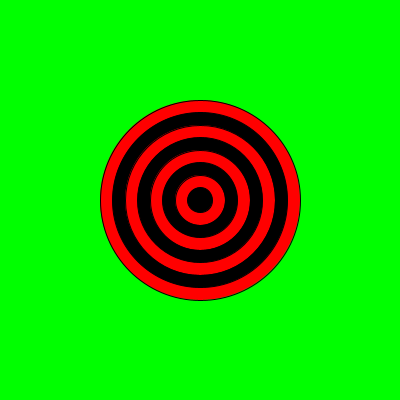
Frame 1 (no input)
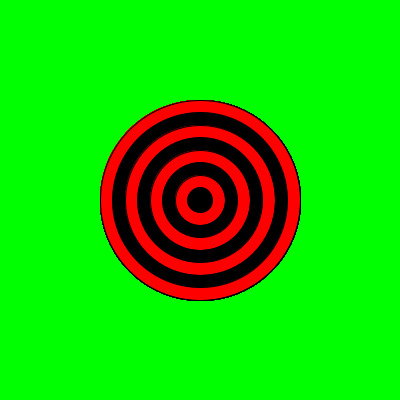
Frame 60 (the mouse pressed at the canvas centre just before this capture)
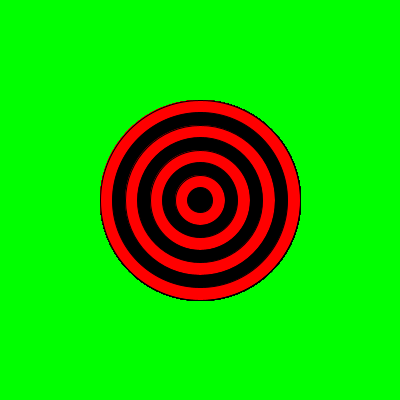
Frame 120 (the mouse held since frame 60 and released just before this capture)

The Processing sketch that drew these frames (run headless with seeded random() and noise(); from frame 60 on, the mouse is pressed at the canvas centre):

// Processing sketch: bullseye
// ── bullseye.pde

void setup() {
 
  // set the size of your sketch
  size(400,400);
  background(0,255,0,100);
  
}

void draw() {
  //Starting with the largest ellipse, use a for loop to draw a bullseye with ellipses.
  int i;
  for(i=0; i<=7; i++) {
    int x = 200-i*25;
    int y = 200-i*25;
    if(i % 2 == 0) {
      fill(255,0,0,500);
      
    }
    else {
      fill(0,0,0,500);
    }
    ellipse(200,200,x,y);
  }
  //Use an if statement and remainder to alternate the color of your rings.
  
  
}
